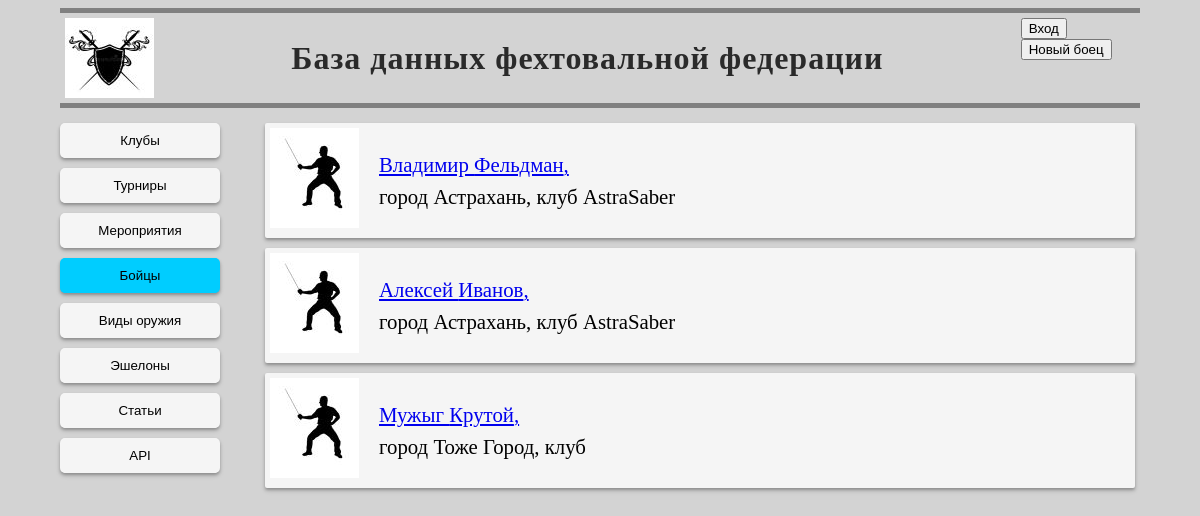
The page /fighters/ on the database as committed earlier.
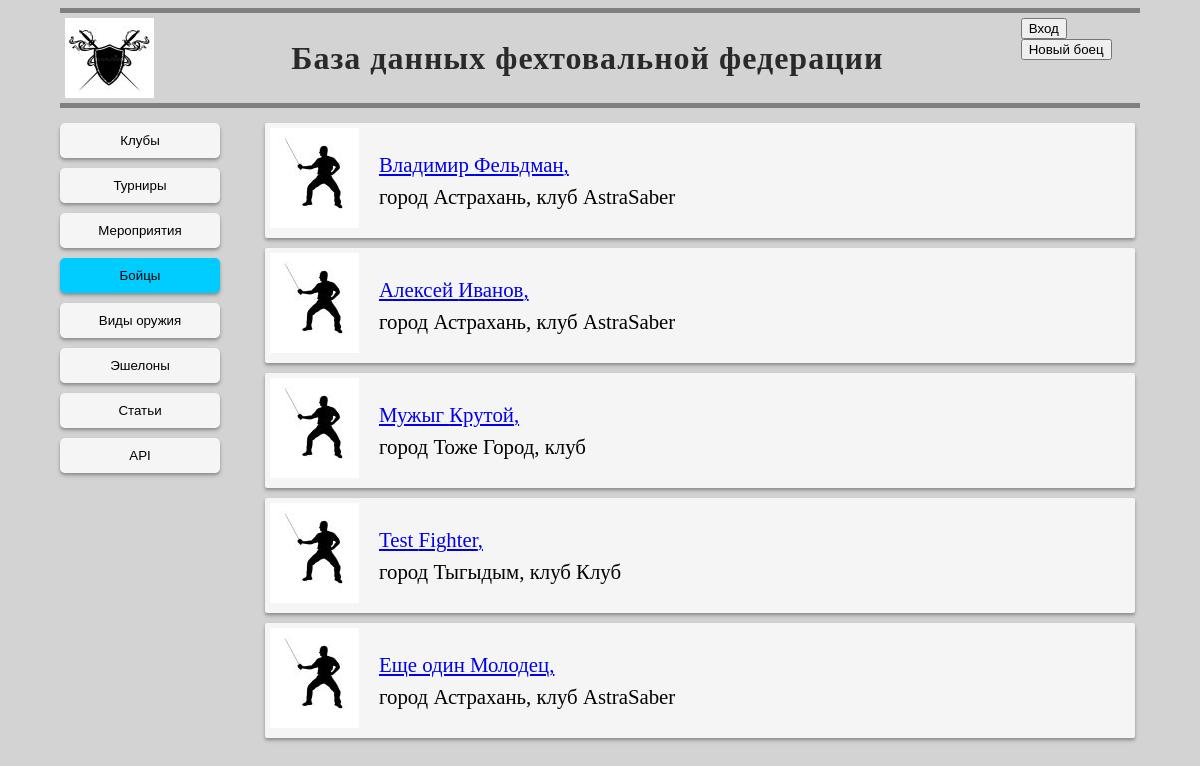
The same page on the database as committed later.
### mainpage/models.py (models this page shows, shortened)
class Fighters(models.Model):
    class Meta:
        verbose_name = 'Боец'
        verbose_name_plural = 'Бойцы'
    first_name = models.CharField(max_length=30, blank=False, null=False, verbose_name='Имя')
    middle_name = models.CharField(max_length=30, blank=True, null=True, verbose_name='Отчество')
    last_name = models.CharField(max_length=30, blank=False, null=False, verbose_name='Фамилия')
    userpic = models.ImageField(upload_to='images/userpics', null=True, blank=True)
    user = models.OneToOneField(User, blank=True, null=True, on_delete=models.SET_NULL, related_name='fighter')
    active = models.BooleanField(default=True)
    city = models.CharField(max_length=30, blank=False, null=False)
    email = models.EmailField(blank=True, null=True)
    current_club = models.ForeignKey(Clubs, on_delete=models.SET_NULL, blank=True, null=True, verbose_name='Клуб')
    date_of_birth = models.DateField(blank=True, null=True, verbose_name='Дата рождения')
    weapons = models.ManyToManyField(Weapons)
    division = models.ForeignKey(Divisions, default=get_default_division, on_delete=models.PROTECT)
    GENDER_CHOICES = [
        (GENDERS[0], 'Мужской'),
        (GENDERS[1], 'Женский'),
    ]
    gender = models.CharField(max_length=20, choices=GENDER_CHOICES)
    def get_userpic(self):
        if self.userpic and hasattr(self.userpic, 'url'):
            return self.userpic.url
        else:
            if self.gender == GENDERS[0]:
                return '/media/images/common/default-userpic-male.jpg'
            else:
                return '/media/images/common/default-userpic-female.jpg'

class Clubs(models.Model):
    class Meta:
        verbose_name = 'Клуб'
        verbose_name_plural = 'Клубы'
    owner = models.ForeignKey(User, on_delete=models.SET_NULL, blank=True, null=True, related_name='club_owner')
    managers = models.ManyToManyField(User, related_name='club_managers')
    long_name = models.CharField(max_length=200, blank=False, null=False,)
    short_name = models.CharField(max_length=50, blank=False, null=False,)
    city = models.CharField(max_length=30, blank=False, null=False,)
    emblem = models.ImageField(upload_to='images')
    description = models.TextField(blank=True, null=True)

### fighters/views.py (the view)
# urls.py: path('', views.fighters_list, name='fighters_list'),
def fighters_list(request):
    fighters = Fighters.objects.all().exclude(active=False)
    return render(request, 'fighters/fighters_list.html', {'fighters': fighters})

### templates/fighters/fighters_list.html
{% extends  'base.html' %}
 {% block nav %}
		<button class="nav_button" onclick="location.href='/clubs'">Клубы</button>
		<button class="nav_button" onclick="location.href='/tournaments'">Турниры</button>
		<button class="nav_button" onclick="location.href='#'">Мероприятия</button>
		<button class="nav_button nav_button_active" onclick="location.href='..'">Бойцы</button>
        <button class="nav_button" onclick="location.href='/info/weapons'">Виды оружия</button>
        <button class="nav_button" onclick="location.href='/info/divisions'">Эшелоны</button>
		<button class="nav_button" onclick="location.href='#'">Статьи</button>
		<button class="nav_button" onclick="location.href='/info/apiinfo/'">API</button>
        {% endblock nav %}
{% block main %}
    {% for fighter in fighters %}
    <div class="data_card" >
      <div>
          <a href="{{ fighter.id }}"><img class="inline_emblem" src= {{ fighter.get_userpic }} alt="Юзерпик"></a>
      </div>
        <div class="inline_data">
            <div><a href="{{ fighter.id }}/">{{fighter.first_name}} {{fighter.last_name}}, </a></div>
            <div>город {{fighter.city}}, клуб {{fighter.current_club.short_name}}</div>
        </div>
    </div>
    {% endfor %}
{% endblock %}

Rows that differ between the two databases and show on the page:
added Fighters: first_name "Test", last_name "Fighter", city "Тыгыдым", current_club.short_name "Клуб"
added Fighters: first_name "Еще один", last_name "Молодец", city "Астрахань", current_club.short_name "AstraSaber"
